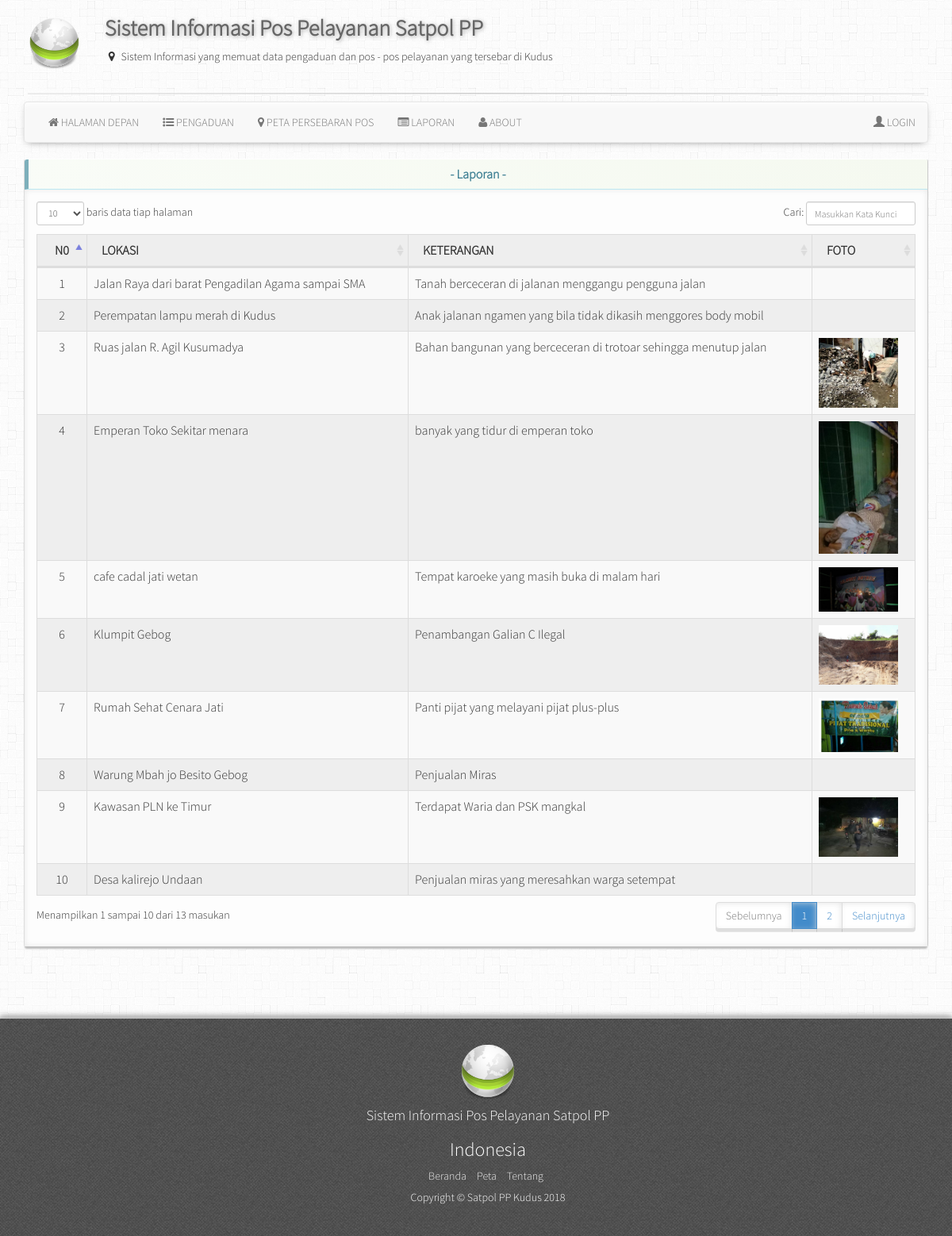
/Masyarakat/index.php?page=lap, run on the app's committed database.
### tables this page shows
CREATE TABLE `tb_aduan` (
  `aduan_id` varchar(15) NOT NULL,
  `user_id` varchar(15) NOT NULL,
  `pos_id` varchar(15) NOT NULL,
  `aduan_lokasi` varchar(50) NOT NULL,
  `aduan_keterangan` text NOT NULL,
  `aduan_tgl` date NOT NULL,
  `aduan_foto` text,
  `aduan_status` int(1) NOT NULL DEFAULT '0',
  `aduan_cek` enum('tolak','terima','sukses') DEFAULT NULL
);

### config/class.php (called while the page is built, shortened)
<?php
class CRUD {
	public $koneksi;
	function __construct($conn) {
		$this->koneksi = $conn;
	}
	public function tampil($tabel, $key = null, $where = null) {
		$db = $this->koneksi->conn;
		$query = "SELECT * FROM $tabel";
		$ambil = $db->query($query) or die ($db->error);
		$rows = [];
		while ($row = $ambil->fetch_assoc()) {
			$rows[] = $row;
		}
		return $rows;
	}
}

### Masyarakat/lap.php (the view, shortened to what this page needs)
<div class="row">
    <div class="col-md-12">
      <div class="panel panel-info panel-dashboard">
        <div class="panel-heading centered">
          <h2 class="panel-title"><strong> - Laporan - </strong></h2>
        </div>
        <div class="panel-body">
          <table class="table table-bordered table-striped table-admin">
            <thead>
              <tr>
                <th class="text-center">N0</th>
                <th>LOKASI</th>
                <th>KETERANGAN</th>
                <th>FOTO</th>
              </tr>
            </thead>
            <tbody>
            <?php
              $no = 1;
              $tmp = $user->tampil("tb_aduan");
              foreach ($tmp as $u) :
            ?>
              <tr>
                <td class="text-center"><?= $no++; ?></td>
                <td><?= $u['aduan_lokasi'] ?></td>
                <td><?= $u['aduan_keterangan'] ?></td>
                <td><img width="100px" src="img/aduan/<?= $u['aduan_foto'] ?>" alt=""></td>
              </tr>
              <?php endforeach; ?>
            </tbody>
          </table>
        </div>
      </div>
    </div>
  </div>
</div>

### Masyarakat/index.php (shortened to what this page needs)
<?php
  include_once "../config/class.php";
  $koneksi = new Database();
  $user= new User($koneksi);
  $id = $_SESSION['user_id'];
?>
<!DOCTYPE html>
<html lang="en">
  <head>
    <link href="css/bootstrap.min.css" rel="stylesheet">
    <link rel="stylesheet" href="css/font-awesome.min.css">
    <link href="css/style.css" rel="stylesheet">
    <link href="css/datatable-bootstrap.css" rel="stylesheet">
    <link rel="stylesheet" href="../lib/bootstrap-datepicker/css/datepicker.css" />
    <link rel="stylesheet" href="../lib/bootstrap-datetimepicker/datertimepicker.css" />
  </head>
  <body>
    <div class="container">
      <div class="row">
        <div class="tengah">
          <div class="head-depan tengah">
            <div class="row">
              <div class="col-md-1">
                <img class="img-responsive margin-b10" src="img/logo-logo.png" width="100" height="100"/>
              </div>
              <div class="col-md-11">
                <h1 class="judul-head">Sistem Informasi Pos Pelayanan Satpol PP</h1>
                <p><i class="fa fa-map-marker fa-fw"></i> Sistem Informasi yang memuat data pengaduan dan pos - pos pelayanan yang tersebar di Kudus</p>
              </div>
            </div>
            <hr class="hr1 margin-b-10" />
          </div>
        </div>
      </div>
    </div>
    <div class="container margin-b70">
    <nav class="navbar navbar-default navbar-utama" role="navigation">
        <div class="collapse navbar-collapse navbar-ex1-collapse">
          <ul class="nav navbar-nav">
            <li><a href="?page=index"><i class="fa fa-home"></i> HALAMAN DEPAN</a></li>
            <li><a href="?page=data" ><i class="fa fa-list-ul"></i> PENGADUAN</a></li>
            <li><a href="?page=pos"><i class="fa fa-map-marker"></i> PETA PERSEBARAN POS</a></li>
            <li><a href="?page=lap"><i class="fa fa-list-alt"></i> LAPORAN</a></li>
            <li><a href="about.php" data-toggle="modal" data-target="#about"><i class="fa fa-user"></i> ABOUT</a></li>
          </ul>
          <ul class="nav navbar-nav navbar-right">
              <?php if (empty($id)) { ?>
       				<li><a href="../index.php"><span><i class="glyphicon glyphicon-user"></i></span> LOGIN</a></li>
              <?php } ?>
       		</ul>
        </div>
      </nav>
      <?php
        if (@$_GET['page']=='' or @$_GET['page'] == 'index'){
          include "home.php";
        } else if (@$_GET['page']=='data'){
          include "data.php";
        } else if (@$_GET['page']=='keluar'){
          $user->logOut();
          echo "<script>window.location='index.php'</script>";
        } else if (@$_GET['page']=='daftar'){
          include "daftar.php";
        } else if (@$_GET['page']=='pos'){
          include "pos.php";
        } else if (@$_GET['page']=='lap'){
          include "lap.php";
        } else if (@$_GET['page']=='detailP'){
          include "detailP.php";
        }?>
      <div class="footer footer1">
      <div class="container">
        <div class="row">
          <div class="col-md-4 col-md-offset-4">
            <img src="img/logo-logo.png" width="72" height="72" />
            <h4 class="white">Sistem Informasi Pos Pelayanan Satpol PP</h4>
          <h3 class="white">Indonesia</h3>
          <ul class="list-inline">
            <li><a href="?page=index" class="link-footer">Beranda</a></li>
            <li><a href="?page=pos" class="link-footer">Peta</a></li>
            <li><a href="about.php" data-toggle="modal" data-target="#about" class="link-footer">Tentang</a></li>
          </ul>
          <h5 class="white">Copyright &copy; Satpol PP Kudus 2018</h5>
          </div>
        </div>
      </div>
    </div>
      </body>
    </html>

### Masyarakat/css/style.css (style rules this page uses)
body { background: url("../img/background.png"); font-family: sistem; }
.navbar-utama { box-shadow: 0px 3px 9px -5px #6D6D6D, 0px 7px 8px -5px #fff inset; }
.footer1 { background: url("../img/footer-bg.png"); padding: 30px; text-align: center; box-shadow: 0px -2px 4px #ccc, 0 -2px 8px 0px #666; }
.tengah { margin: 0 auto; }
.margin-b10 { margin-bottom: 10px; }
.margin-b-10 { margin-bottom: -10px; }
.margin-b70 { margin-bottom: 70px; }
.judul-head { margin-top: 0px; font-weight: bold; color: #666; text-shadow: 1px 1px 5px #aaa, -2px -2px 2px #fff; font-size: 28px; }
.head-depan { padding: 20px; min-height: 20px; }
.white { color: white; }
a.link-footer { color: #f0f0f0; text-decoration: none; }
.hr1 { border: 0; height: 1px; background: #333; background-image: -webkit-linear-gradient(left, #eee, #ccc, #eee); background-image: -moz-linear-gradient(left, #eee, #ccc, #eee); background-image: -ms-linear-gradient(left, #eee, #ccc, #eee); background-image: -o-linear-gradient(left, #eee, #ccc, #eee); box-shadow: 0px -1px 3px #fff, 0px 1px 1px rgba(0, 0, 0, 0.1); }
.centered { width: 100%; text-align: center; }
.table-admin { background: #eee; font-size: 16px; }
.panel-dashboard { border-top: 1px solid #fff; border-left: 1px solid #ddd; border-right: 1px solid #ccc; border-bottom: 1px solid #bbb; box-shadow: 0px 3px 2px -1px #BEBEBE; }
.panel-dashboard>.panel-heading { border-left: 5px solid #7DAFBB; color: #3C7E92; font-weight: bold; background: #f9fcf7; background: -moz-linear-gradient(45deg, #f9fcf7 0%, #f5f9f0 100%); background: -webkit-gradient(linear, left bottom, right top, color-stop(0%, #f9fcf7), color-stop(100%, #f5f9f0)); background: -webkit-linear-gradient(45deg, #f9fcf7 0%, #f5f9f0 100%); background: -o-linear-gradient(45deg, #f9fcf7 0%, #f5f9f0 100%); background: -ms-linear-gradient(45deg, #f9fcf7 0%, #f5f9f0 100%); background: linear-gradient(45deg, #f9fcf7 0%, #f5f9f0 100%); filter: progid:DXImageTransform.Microsoft.gradient( startColorstr='#f9fcf7', endColorstr='#f5f9f0', GradientType=1 ); }
.panel-dashboard>.panel-body { background: #fdfdfd; box-shadow: 0px 0px 10px -2px #ddd inset; }

### data on the page
tb_aduan: aduan_lokasi "Jalan Raya dari barat Pengadilan Agama sampai SMA", aduan_keterangan "Tanah berceceran di jalanan menggangu pengguna jalan"
tb_aduan: aduan_lokasi "Perempatan lampu merah di Kudus", aduan_keterangan "Anak jalanan ngamen yang bila tidak dikasih menggores body mobil"
tb_aduan: aduan_lokasi "Ruas jalan R. Agil Kusumadya", aduan_keterangan "Bahan bangunan yang berceceran di trotoar sehingga menutup jalan", aduan_foto (picture)
tb_aduan: aduan_lokasi "Emperan Toko Sekitar menara", aduan_keterangan "banyak yang tidur di emperan toko", aduan_foto (picture)
tb_aduan: aduan_lokasi "cafe cadal jati wetan", aduan_keterangan "Tempat karoeke yang masih buka di malam hari", aduan_foto (picture)
tb_aduan: aduan_lokasi "Klumpit Gebog", aduan_keterangan "Penambangan Galian C Ilegal", aduan_foto (picture)
tb_aduan: aduan_lokasi "Rumah Sehat Cenara Jati", aduan_keterangan "Panti pijat yang melayani pijat plus-plus", aduan_foto (picture)
tb_aduan: aduan_lokasi "Warung Mbah jo Besito Gebog", aduan_keterangan "Penjualan Miras"
tb_aduan: aduan_lokasi "Kawasan PLN ke Timur", aduan_keterangan "Terdapat Waria dan PSK mangkal", aduan_foto (picture)
tb_aduan: aduan_lokasi "Desa kalirejo Undaan", aduan_keterangan "Penjualan miras yang meresahkan warga setempat"
